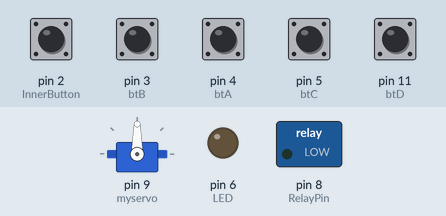
The sketch below on a simulated Arduino Uno, built with avr-gcc and run on an emulated ATmega328P. Shown: servo, switched loads named in the sketch (green lamp = pin HIGH), output pins drawn as LEDs (lit = HIGH). Inputs (shaded band) come from the test bench; at power-on: pin 2 (InnerButton), pin 3 (btB), pin 4 (btA), pin 5 (btC), pin 11 (btD) HIGH. Sleep ends after the set time or at an interrupt; what the sketch prints to the serial monitor is not drawn.

Above: at 2.2 s.
2.3 s: pin 2 (InnerButton) pulled LOW for 1 s
At 2.7 s:
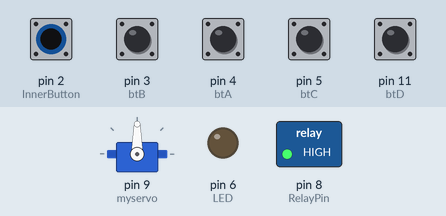
4.8 s: pin 3 (btB) pulled LOW for 1 s
At 5.5 s:
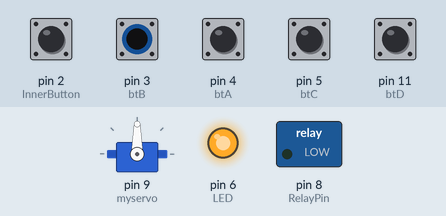
8.5 s: pin 3 (btB) pulled LOW for 3.2 s
At 12.9 s:
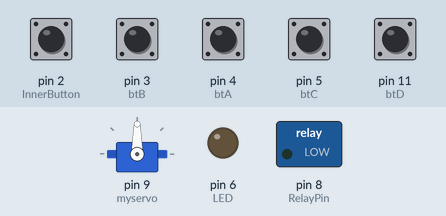
13.2 s: pin 4 (btA) pulled LOW for 1 s
At 13.42 s:
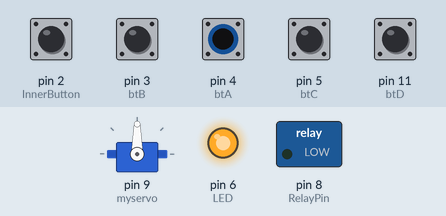
16.2 s: pin 2 (InnerButton) driven LOW and pin 3 (btB) driven LOW
At 16.8 s:
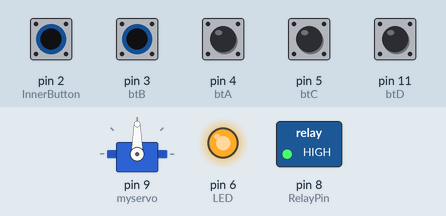
Timing chart, 0 to 20.2 s (numbered marks = the images above; inputs shaded):
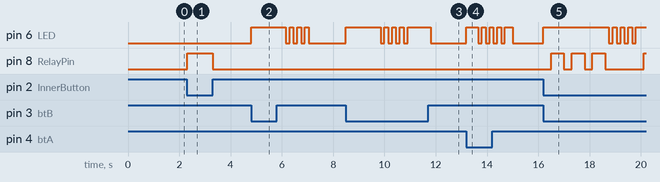

Measured:
- after the input at 2.3 s, pin 8 (RelayPin): LOW → HIGH at once, → LOW 1.0 s later
- after the input at 4.8 s, pin 6 (LED): LOW → HIGH at once, then repeats every 0.30 s: LOW 0.15 s, HIGH 0.15 s, until it stays LOW from 7.1 s
- after the input at 8.5 s, pin 6 (LED): goes HIGH 1.4 s, 3 × (LOW 0.15 s, HIGH 0.15 s), LOW 0.15 s, HIGH 0.90 s, then LOW, starting at once
- after the input at 13.2 s, pin 6 (LED): goes HIGH 0.45 s, 3 × (LOW 0.15 s, HIGH 0.15 s), LOW 0.15 s, HIGH 0.30 s, then LOW, starting at once
- after the input at 16.2 s, pin 6 (LED): LOW → HIGH at once, then repeats every 0.30 s: LOW 0.15 s, HIGH 0.15 s; pin 8 (RelayPin): LOW → HIGH after 0.30 s, then repeats every 0.80 s: LOW 0.30 s, HIGH 0.50 s

The sketch:

Opener.ino
```cpp
#include <avr/sleep.h>
#include <Servo.h>

#define CHECK_LAST_TIME 10000  //外部监测的持续时间(ms)
#define INNER_DELAY 200    //内部按钮按下要求时间范围(ms)
#define PWD_LEN 4   //密码长度
#define LED_DELAY 150   //LED闪烁间隔
#define TRY_LIMIT 3   //密码尝试次数限制
#define RELAY_ON HIGH  //继电器打开标志
#define RELAY_OFF LOW //继电器关闭标志

//************数据设置****************
bool WaitForCheck = 0;  //外部持续监测标志位
unsigned InnerDownTimes =0; //按钮按下的时间
unsigned t1;    //外部计时开始
unsigned t2;    //外部计时结束
unsigned InnerStart; //内部按钮计时开始
unsigned InnerStop; //内部按钮计时结束
bool ForceSweep =0;   //内部动作标志位

int PWD[PWD_LEN]={2,1,3,4};   //密码数组
int INPT[PWD_LEN]={0};    //输入数组
int TryTimes = 0;   //尝试次数
int RelayPin = 8; //继电器信号引脚
//************************************

//********引脚设置****************
int InnerButton = 2;//内部开关
int EXTERN_GND1 = 7;//额外的GND脚
int btA = 4;
int btB = 3;
int btC = 5;
int btD = 11;
int count = 0;    //密码输入计数
int LED = 6;//指示灯引脚
//********************************

//**************类实例**************************
  Servo myservo;
//**********************************************


//*********************舵机设置*************************
int pos = 0;    // variable to store the servo position
int FrontRange=45;
int BackRange=100;
int readData=0;
//******************************************************

void InnerClickDown()
{
  InnerDownTimes++;
  if(InnerDownTimes>=INNER_DELAY)
    ForceSweep =1;
}


//将Sweep改为Pulse动作(由PWD波改为一段时间的低电压),执行一次Pulse即开门
void Pulse()
{
  digitalWrite(RelayPin,RELAY_ON); //打开
  delay(500);
  digitalWrite(RelayPin,RELAY_OFF);
}

//执行一次Sweep即可开门
void Sweep()
{
  for(pos = FrontRange; pos <= BackRange; pos += 1) // goes from 0 degrees to 180 degrees
  {                                  // in steps of 1 degree
    myservo.write(pos);              // tell servo to go to position in variable 'pos'
    delay(20);                       // waits 15ms for the servo to reach the position
  }
}

//闪烁,delay:间隔时间,times:闪烁次数
void Blink(int times)
{
  int i=0;
  for(i=0;i<times;i++)
  {
  digitalWrite(LED,HIGH);
  delay(LED_DELAY);
  digitalWrite(LED,LOW);
  delay(LED_DELAY);
  }

}

void EnableCheck()
{
  t1 = millis();//开始计时
  WaitForCheck =1;  //开始监测
}


void Check()
{

  digitalWrite(LED,LOW);
  digitalWrite(EXTERN_GND1,LOW);


  //*********读取各按钮状态***************
  int A = digitalRead(btA);
  int B = digitalRead(btB);
  int C = digitalRead(btC);
  int D = digitalRead(btD);

  //***********密码判断****************
  if(count==3)
  {
    if(INPT[0]==PWD[0]&&INPT[1]==PWD[1]&&INPT[2]==PWD[2]&&INPT[3]==PWD[3])
      {
        //密码正确
        Pulse(); //开门
        TryTimes = 0;   //错误计数器清零
      }
     else
     {
      //密码错误
      TryTimes++;//错误计数增加

      Blink(4); //闪烁提示错误
     }
     count=-1;
  }

  if(A==LOW||B==LOW||C==LOW||D==LOW)
   {
    digitalWrite(LED,HIGH);
    int v;
   if(A==LOW)
     v=1;
   else if(B==LOW)
      v=2;
      else if(C==LOW)
        v=3;
        else if(D==LOW)
          v=4;

    count++;
    INPT[count]=v;
    delay(300);
   }
}


void setup() {

  // 设定使用“Power-down”睡眠模式
  set_sleep_mode (SLEEP_MODE_PWR_DOWN);
  // 允许启用睡眠模式
  sleep_enable();


  pinMode(EXTERN_GND1,OUTPUT);

  pinMode(LED,OUTPUT);
  pinMode(btA,INPUT_PULLUP);
  pinMode(btB,INPUT_PULLUP);
  pinMode(btC,INPUT_PULLUP);
  pinMode(btD,INPUT_PULLUP);
  pinMode(InnerButton,INPUT_PULLUP);//内部按钮上拉
  pinMode(RelayPin,OUTPUT);
  digitalWrite(RelayPin,RELAY_OFF); //继电器默认关闭
  myservo.attach(9); //舵机引脚
  // Open serial communications and wait for port to open:
  Serial.begin(9600);
  delay(1000);
  Serial.println("Goodnight moon!");
  count =-1;

//中断函数注册
  attachInterrupt(0,InnerClickDown,LOW); //内部按钮按下,pin2
  attachInterrupt(1,EnableCheck,FALLING); //当第一个按键被按下时开始监测,pin3

}

void loop()
{ // run over and over

  if(ForceSweep==1)
    {
      Pulse();
      ForceSweep = 0;
      InnerDownTimes = 0;
    }

 if(WaitForCheck&&TryTimes<=TRY_LIMIT)
 {
  Check();
  t2 = millis();
  if(t2 - t1>CHECK_LAST_TIME)
    WaitForCheck = 0;   //停止监测
 }
  else{
    sleep_cpu();
  }
}
```
